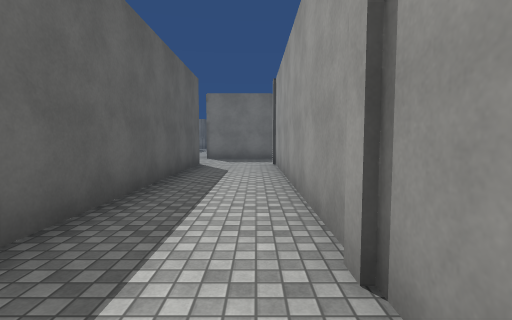
View 1 (above)

18 first-person views from a walk through a Unity game level. The camera is 1.4 m above the floor, tilts 4° down and sees 85° across. The floor is counted in squares, 2 m on a side. Each view is taken from the middle of a square. On the plan, view 1 faces up. The plan holds only what a view shows up to about 9 squares ahead; the rest is blank. The place goes on beyond the plan. The player character is not drawn. Surface patterns are stand-ins for the level's own textures.

View 2
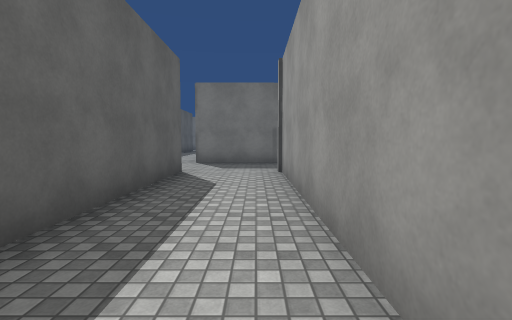

View 3
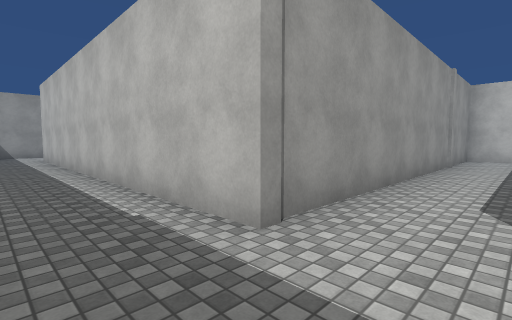

View 4
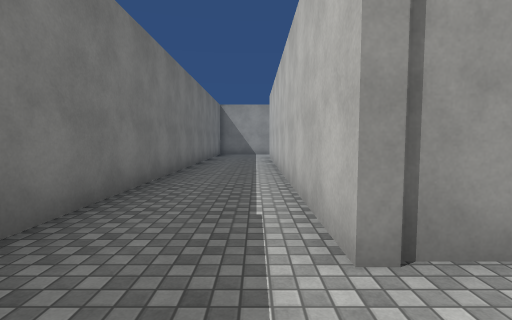

View 5
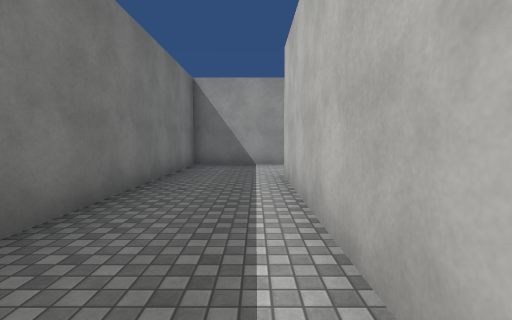

View 6
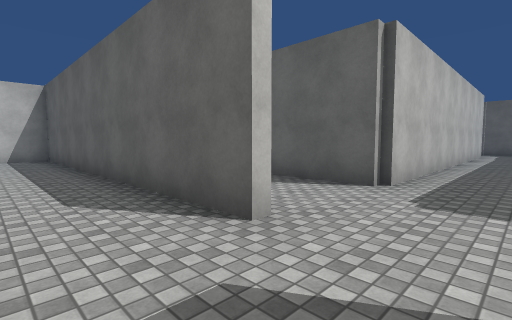

View 7
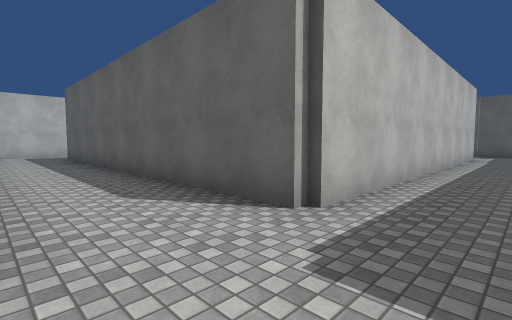

View 8
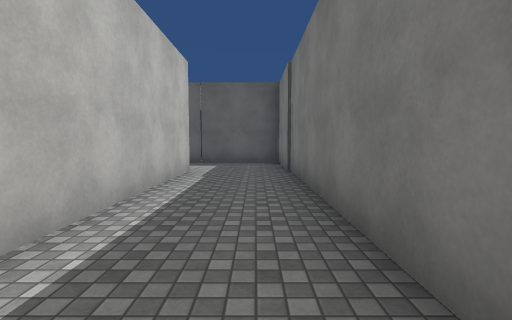

View 9
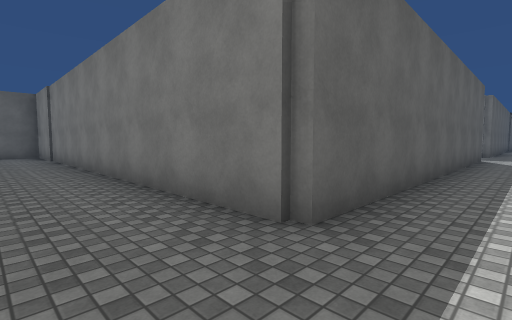

View 10
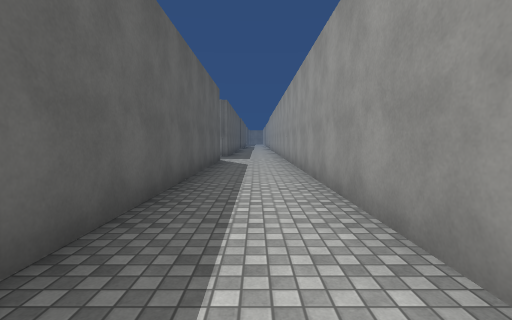

View 11
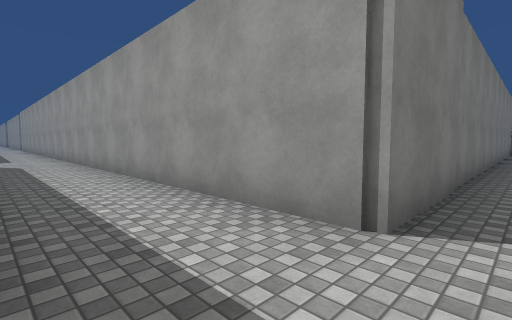

View 12
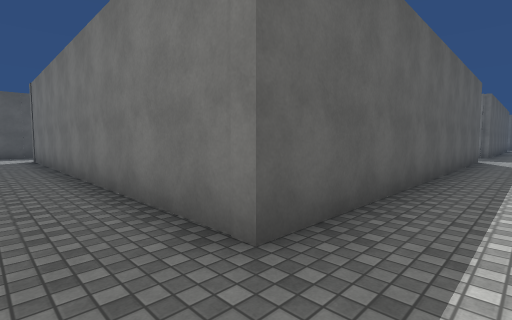

View 13
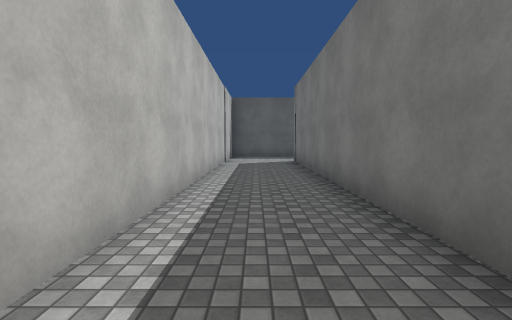

View 14
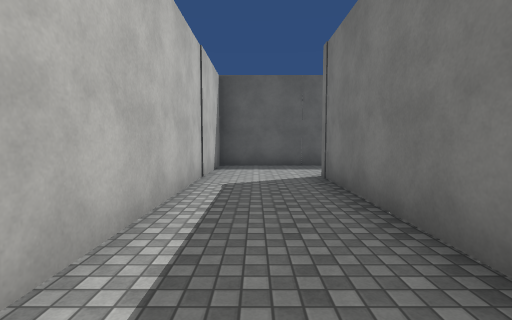

View 15
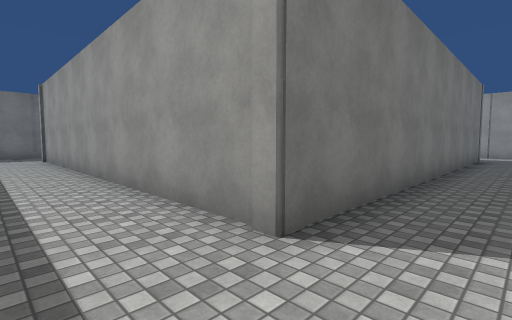

View 16
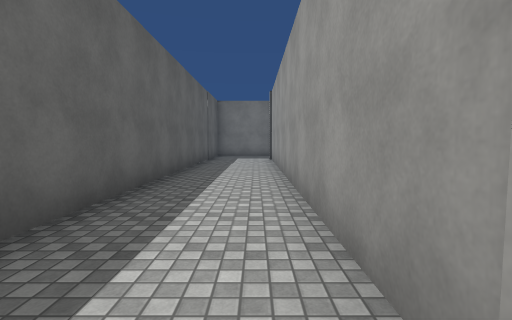

View 17
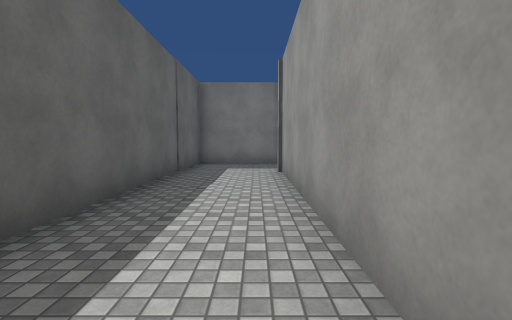

View 18
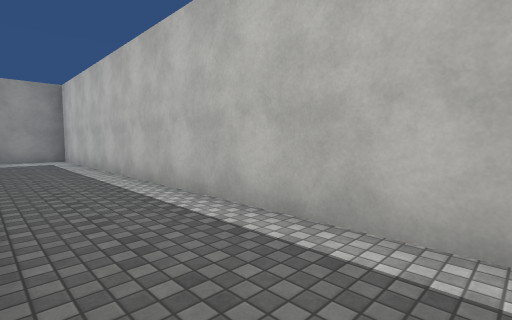

### Floor plan
Ten units are one square. View 1 is at (0, 0); x grows to the right and y downward. Boxes are objects, and circles mark ways between rooms. Rooms are numbered by the first view taken in them; rooms with no view inside come last. Other rooms are left out.
<svg viewBox="-173 -210 309 255">
<path fill="none" stroke="#000" d="M-17 -84 -17 11M131 -81 131 -108 -19 -108M-14 14 6 14 6 -85 105 -85M-43 -85 -43 17 -144 17 -144 -85 -43 -85M-19 -108 -19 -205M-43 -205 -43 -108 -168 -108 -168 40 -22 40M-19 39 -19 24"/>
<circle cx="-20" cy="-95" r="3" fill="#2a7"/>
<text x="30" y="-90">1</text>
<text x="-80" y="-90">2</text>
</svg>
Room 1 opens to room 2.

Where each view was taken, in squares from view 1:
view 1: 0 up, 0 right, facing up
view 2: 2 up, 0 right, facing up
view 3: 10 up, 1 left, facing down-right
view 4: 9 up, 1 left, facing right
view 5: 9 up, 5 right, facing right
view 6: 10 up, 0 right, facing down-left
view 7: 10 up, 2 left, facing down-left
view 8: 10 up, 8 left, facing left
view 9: 9 up, 3 left, facing up-left
view 10: 11 up, 3 left, facing up
view 11: 10 up, 4 left, facing up-right
view 12: 3 down, 3 left, facing up-left
view 13: 3 down, 5 left, facing left
view 14: 3 down, 9 left, facing left
view 15: 3 down, 16 left, facing up-right
view 16: 2 down, 15 left, facing up
view 17: 2 up, 15 left, facing up
view 18: 2 down, 13 left, facing down-right
